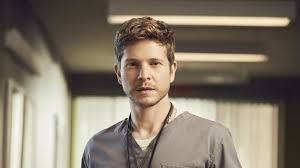
#> input picture img.jpg, 300 x 168 px
$ python face-detector.py
#> lines starting #> are read from the running program, lines starting #| are printed output that depends on the picture; after the words box and inside, x2 and y2 are one past the last pixel; in counts of white or black regions, pixels touching at a corner belong together
import cv2
import sys

sys.path.append('/usr/local/lib/python2.7/site-packages')


trained_faces_data = cv2.CascadeClassifier(cv2.data.haarcascades + "haarcascade_frontalface_default.xml")

img = cv2.imread('img.jpg')
#> img is the input picture: shape (168, 300, 3); mean B, G, R 106.7, 121.5, 132.1
greyscalled_img = cv2.cvtColor(img, cv2.COLOR_BGR2GRAY)
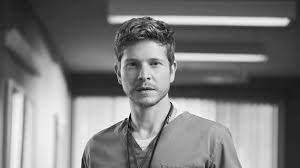
#> greyscalled_img: shape (168, 300); min 1, max 252, mean 123

face_coord = trained_faces_data.detectMultiScale(greyscalled_img)
#> face_coord = [[116, 41, 58, 58]]
print(face_coord)
#| [[116  41  58  58]]

for (x,y,w,h) in face_coord:
    cv2.rectangle(img , (x,y) , (x+w , y+h) ,(0,255,0),2)
#> this loop made 1 pass
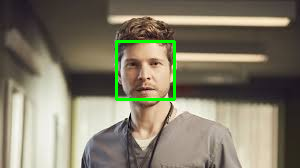
#> img: shape (168, 300, 3); 1.37% of pixels changed, all inside (x1, y1, x2, y2) = (115, 40, 176, 101)

cv2.imshow("Face detection" , img)
cv2.waitKey()
